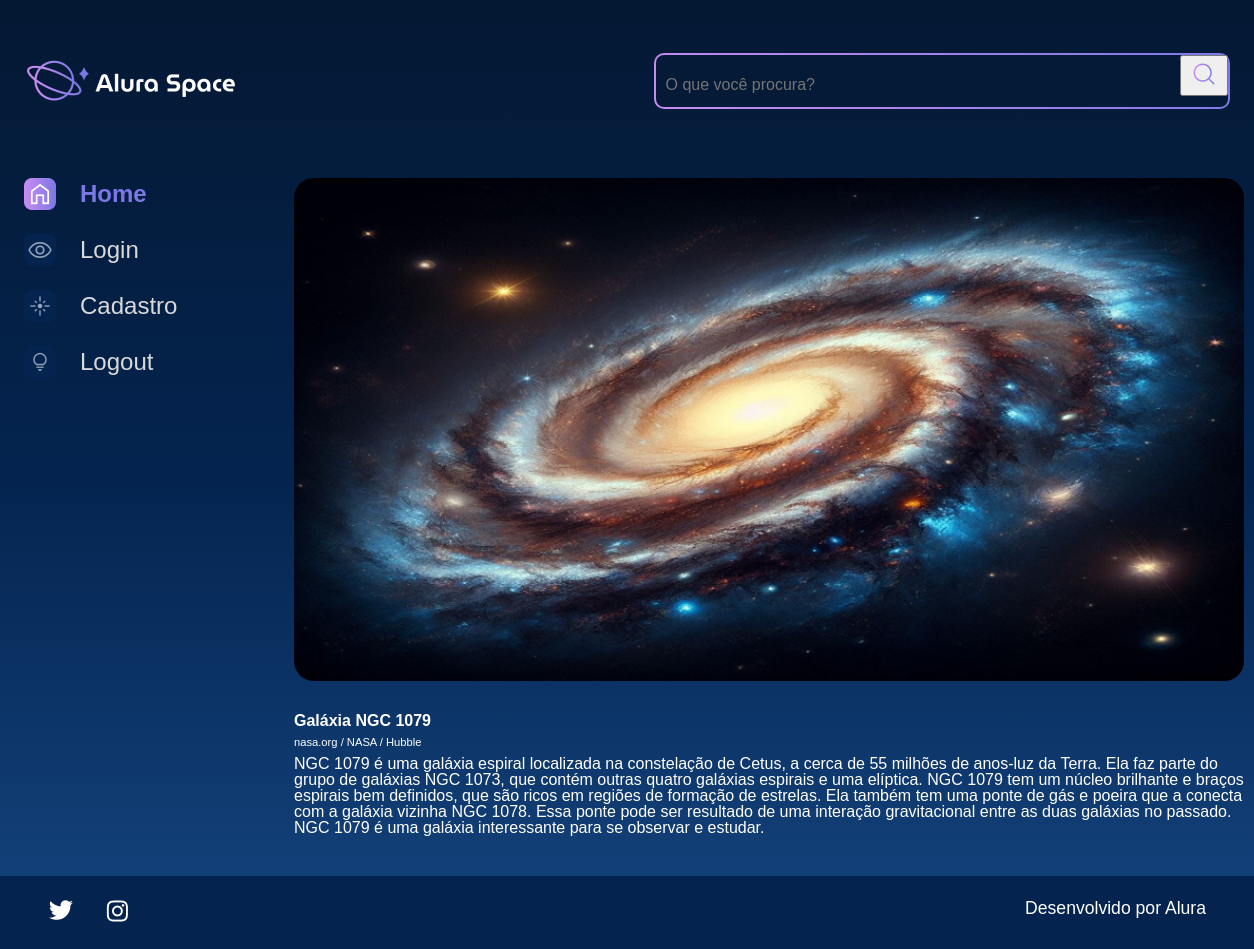
Screenshot of /imagem/2 with the database file from the repository.
### galeria/models.py (models this page shows, shortened)
class Fotografia(models.Model):
    OPCOES_CATEGORIA = [
        ("NEBULOSA", "Nebulosa"),
        ("ESTRELA", "Estrela"),
        ("GALÁXIA", "Galáxia"),
        ("PLANETA", "Planeta"),
    ]
    nome = models.CharField(max_length=100, null=False, blank=False)
    legenda = models.CharField(max_length=150, null=False, blank=False)
    categoria = models.CharField(
        choices=OPCOES_CATEGORIA, max_length=100, default="", blank=False
    )
    descricao = models.TextField(null=False, blank=False)
    foto = models.ImageField(upload_to="fotos/%Y/%m/%d/", blank=True)
    publicada = models.BooleanField(default=False)
    data_fotografia = models.DateTimeField(default=datetime.now, blank=False)
    usuario = models.ForeignKey(
        to=User, on_delete=models.SET_NULL, null=True, blank=False, related_name="user"
    )

### galeria/views.py (the view)
# urls.py: path('imagem/<int:foto_id>', imagem, name='imagem'),
def imagem(request, foto_id):
    foto = get_object_or_404(Fotografia, pk=foto_id)
    return render(request, "galeria/imagem.html", {"foto": foto})

### templates/galeria/imagem.html
{% extends 'galeria/base.html' %}
{% load static %}
{% block content %}
            <section class="conteudo">
                <section class="imagem">
                    <div class="imagem__conteudo">
                        {% if foto.foto == "" or foto.foto == null %}
                        <img class="imagem__imagem" src="{% static '/assets/imagens/galeria/not-found.png'%}">
                        {% else %}
                        <img class="imagem__imagem" src="{{foto.foto.url}}">
                        {% endif %}
                        <div class="imagem__info">
                            <div class="imagem__texto">
                                <p class="imagem__titulo">{{foto.nome}}</p>
                                <p class="imagem__descricao">{{foto.legenda}}</p>
                                <p class="imagem__texto">{{foto.descricao}}</p>
                            </div>
                        </div>
                    </div>
                </section>
            </section>
        </main>
    </div>
{% endblock %}

### setup/static/styles/style.css (style rules this page uses)
html, body, div, span, applet, object, iframe, h1, h2, h3, h4, h5, h6, p, blockquote, pre, a, abbr, acronym, address, big, cite, code, del, dfn, em, img, ins, kbd, q, s, samp, small, strike, strong, sub, sup, tt, var, b, u, i, center, dl, dt, dd, ol, ul, li, fieldset, form, label, legend, table, caption, tbody, tfoot, thead, tr, th, td, article, aside, canvas, details, embed, figure, figcaption, footer, header, hgroup, menu, nav, output, ruby, section, summary, time, mark, audio, video { margin: 0; padding: 0; border: 0; font-size: 100%; font: inherit; vertical-align: baseline; }
article, aside, details, figcaption, figure, footer, header, hgroup, menu, nav, section { display: block; }
body { line-height: 1; font-family: 'Space Grotesk', sans-serif; min-height: 100vh; background: linear-gradient(#041833,#04244F,#154580); background-repeat: no-repeat; background-position: center; background-size: cover; }
.imagem { display: flex; justify-content: center; align-items: center; }
.imagem__conteudo { background-color: transparent; display: flex; flex-direction: column; border-radius: 20px 20px 0 0; width: 950px; }
.imagem__imagem { width: 100%; border-radius: 20px; }
.imagem__info { font-size: 1.2rem; display: flex; justify-content: space-between; align-items: center; margin-bottom: 1rem; margin-top: 1rem; }
.imagem__texto { display: flex; flex-direction: column; justify-content: space-between; color: #FFFFFF; margin-top: 0.5rem; }
.imagem__titulo { font-weight: bold; line-height: 2rem; color: #FFFFFF; }
.imagem__texto { font-size: 1rem; }
.imagem__descricao { font-size: 0.7rem; }

### rows the page displays
Fotografia: foto (picture), nome "Galáxia NGC 1079", legenda "nasa.org / NASA / Hubble", descricao "NGC 1079 é uma galáxia espiral localizada na constelação de Cetus, a cerca de 55 milhões de anos-luz da Terra. Ela faz parte do grupo de galáxias NGC 1073, que contém outras quatro galáxias espirais e uma elíptica. NGC 1079 tem um núcleo brilhante e braços espirais bem definidos, que são ricos em regiões de formação de estrelas. Ela também tem uma ponte de gás e poeira que a conecta com a galáxia vizinha NGC 1078. Essa ponte pode ser resultado de uma interação gravitacional entre as duas galáxias no passado. NGC 1079 é uma galáxia interessante para se observar e estudar."
